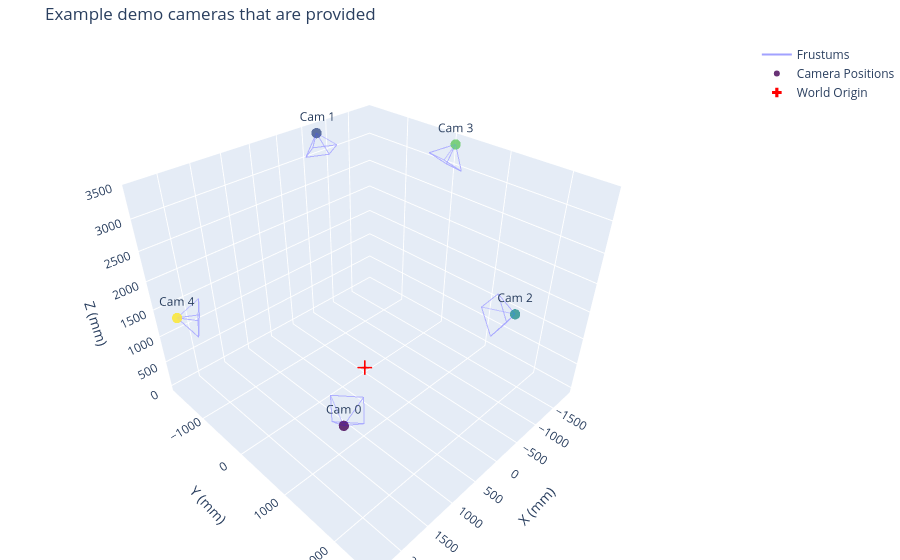

The code cell stored with this chart in its notebook:
### Code cell
cameras_parameters_example = read_calibration_panoptic('calibration_example.json')      # vertical up direction is "+z"
extrinsic_matrices_example = extract_extrinsics_panoptic(cameras_parameters_example)   # Shape (n, 4, 4) <class 'numpy.ndarray'>
camera_matrices_example = extract_camera_matrices_panoptic(cameras_parameters_example) # Shape (n, 3, 3) <class 'numpy.ndarray'>
print(extrinsic_matrices_example[4])

visualize_cameras(extrinsic_matrices_example, "Example demo cameras that are provided")
